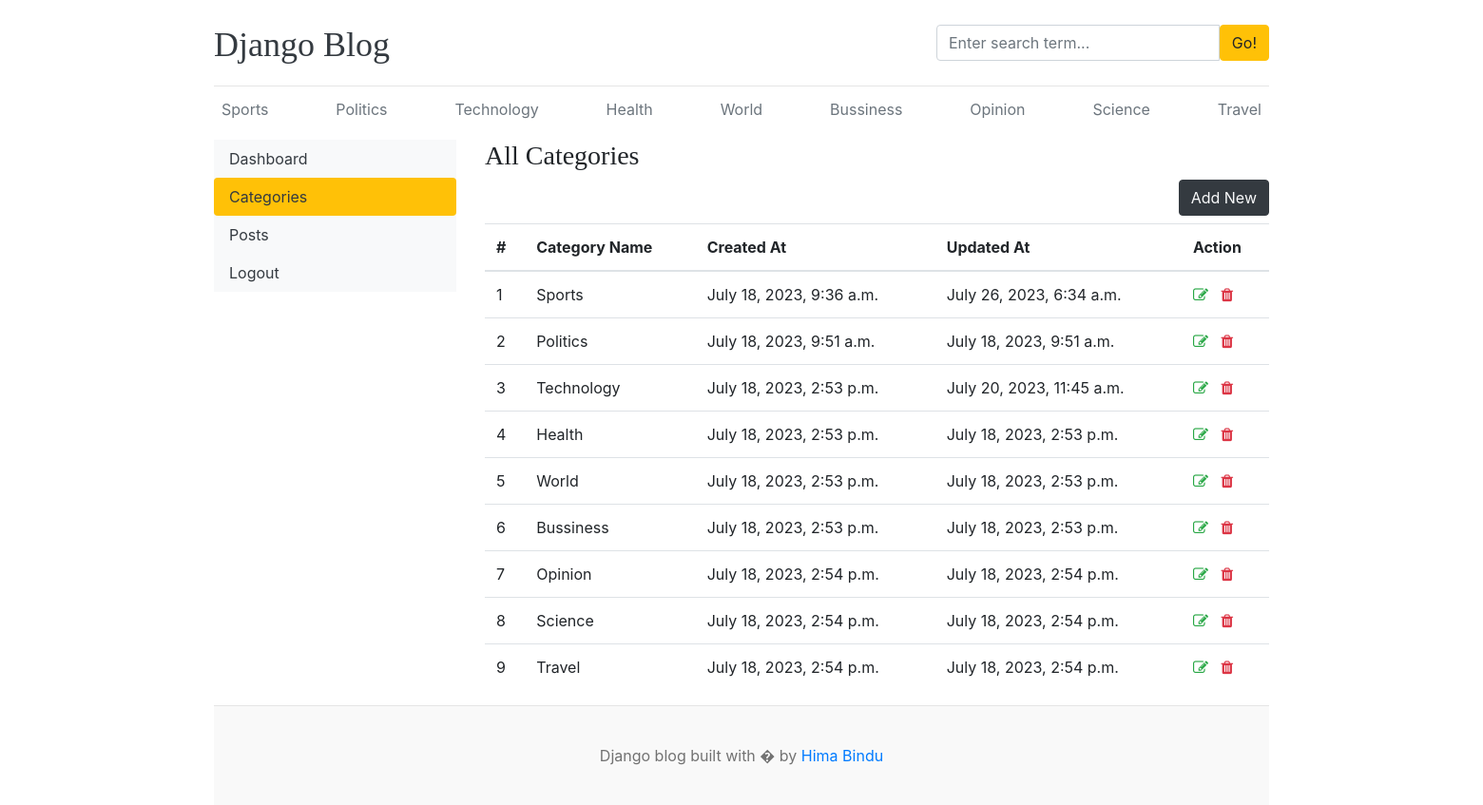
/dashboard/categories/, run on the app's committed database.
### blogs/models.py (models this page shows)
class Category(models.Model):
    category_name=models.CharField(max_length=50,unique=True)
    created_at=models.DateTimeField(auto_now_add=True)
    updated_at=models.DateTimeField(auto_now=True)
    class Meta:
       verbose_name_plural='categories'
    def __str__(self):
        return self.category_name

### dashboards/views.py (the view)
# urls.py: path('categories/',views.categories,name='categories'),
def categories(request):
    return render(request,'dashboard/categories.html')

### blogs/context_processors.py (called while the page is built)
def get_categories(request):
    categories=Category.objects.all()
    return dict(categories=categories)

def get_social_links(request):
    social_links=SocialLink.objects.all()
    return dict(social_links=social_links)

### templates/dashboard/categories.html (shortened to what this page needs)
{% extends 'base.html' %}
{% block content %}
<div class="row">
     {% include 'dashboard/sidebar.html' %}
    <div class="col-md-9">
        <h3>All Categories</h3>
        <a href="{% url 'add_category' %}" class="btn btn-dark text-light float-right mb-2">Add New</a>
        <table class="table table-hover">
            <thead>
              <tr>
                <th>#</th>
                <th>Category Name</th>
                <th>Created At</th>
                <th>Updated At</th>
                <th>Action</th>
              </tr>
            </thead>
            <tbody>
            {% for cat in categories %}
              <tr>
                <td>{{ forloop.counter }}</td>
                <td>{{ cat }}</td>
                <td>{{ cat.created_at }}</td>
                <td>{{ cat.updated_at }}</td>
                <td>
                    <a href="{% url 'edit_category' cat.id %}"><i class="fa fa-edit text-success"></i></a>
                    <a href="{% url 'delete_category' cat.id %}"><i class="fa fa-trash text-danger"></i></a>
                </td>
              </tr>
            {% endfor %}
          </table>
    </div>
</div>
{% endblock %}

### templates/base.html (shortened to what this page needs)
{% load static %}
<!DOCTYPE html>
<html lang="en">
<head>
    <link href="https://getbootstrap.com/docs/4.0/dist/css/bootstrap.min.css" rel="stylesheet">
    <link href="{% static 'css/blog.css' %}" rel="stylesheet">
    <link rel="stylesheet" href="https://cdnjs.cloudflare.com/ajax/libs/font-awesome/4.7.0/css/font-awesome.min.css">
  </head>
<body>
    <div class="container">
      <header class="blog-header py-3">
        <div class="row flex-nowrap justify-content-between align-items-center">
          <div class="col-8 pt-1">
            <a class="blog-header-logo text-dark" href="/">Django Blog</a>
          </div>
          <div class="col-4">
            <form action="{% url 'search' %}" method="GET">
              <div class="input-group">
                <input class="form-control" type="text" name="keyword"  value="{{ keyword }}" placeholder="Enter search term..." aria-label="Enter search term..." aria-describedby="button-search" />
                <button type="submit" class="btn btn-warning" id="button-search" type="button">Go!</button>
            </div>
            </form>
          </div>
          <div class="col-4 d-flex justify-content-end align-items-center">
          </div>
        </div>
      </header>
      <div class="nav-scroller py-1 mb-2">
        <nav class="nav d-flex justify-content-between">
            {% for cat in categories %}
            <a class="p-2 text-muted" href="{% url 'posts_by_category' cat.id %}">{{ cat.category_name }}</a>
             {% endfor %}
        </nav>
      </div>
{% block content %}
{% endblock %}
<footer class="blog-footer">
    <p>Django blog built with � by <a href="#">Hima Bindu</a></p>
  </footer>
  </body>
  </html>

### blog_main/static/css/blog.css (style rules this page uses)
.blog-header { border-bottom: 1px solid #e5e5e5; }
.blog-header-logo { font-family: "Playfair Display", Georgia, "Times New Roman", serif; font-size: 2.25rem; }
h1, h2, h3, h4, h5, h6 { font-family: "Playfair Display", Georgia, "Times New Roman", serif; }
.blog-footer { padding: 2.5rem 0; color: #727272; text-align: center; background-color: #f9f9f9; border-top: .05rem solid #e5e5e5; }
.blog-footer p:last-child { margin-bottom: 0; }

### data on the page
Category: category_name "Sports", created_at "July 18, 2023, 9:36 a.m.", updated_at "July 26, 2023, 6:34 a.m."
Category: category_name "Politics", created_at "July 18, 2023, 9:51 a.m.", updated_at "July 18, 2023, 9:51 a.m."
Category: category_name "Technology", created_at "July 18, 2023, 2:53 p.m.", updated_at "July 20, 2023, 11:45 a.m."
Category: category_name "Health", created_at "July 18, 2023, 2:53 p.m.", updated_at "July 18, 2023, 2:53 p.m."
Category: category_name "World", created_at "July 18, 2023, 2:53 p.m.", updated_at "July 18, 2023, 2:53 p.m."
Category: category_name "Bussiness", created_at "July 18, 2023, 2:53 p.m.", updated_at "July 18, 2023, 2:53 p.m."
Category: category_name "Opinion", created_at "July 18, 2023, 2:54 p.m.", updated_at "July 18, 2023, 2:54 p.m."
Category: category_name "Science", created_at "July 18, 2023, 2:54 p.m.", updated_at "July 18, 2023, 2:54 p.m."
Category: category_name "Travel", created_at "July 18, 2023, 2:54 p.m.", updated_at "July 18, 2023, 2:54 p.m."
